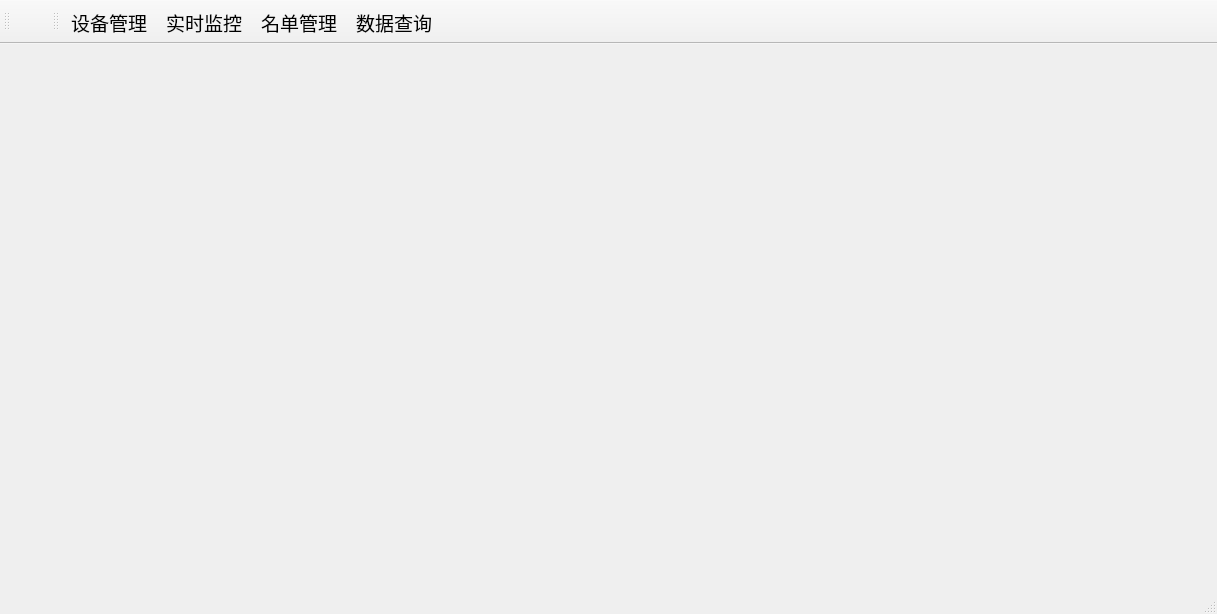
<?xml version="1.0" encoding="UTF-8"?>
<ui version="4.0">
 <class>MainWindow</class>
 <widget class="QMainWindow" name="MainWindow">
  <property name="geometry">
   <rect>
    <x>0</x>
    <y>0</y>
    <width>1217</width>
    <height>614</height>
   </rect>
  </property>
  <property name="windowTitle">
   <string>人脸识别门禁管理系统</string>
  </property>
  <property name="tabShape">
   <enum>QTabWidget::Triangular</enum>
  </property>
  <widget class="QWidget" name="centralWidget"/>
  <widget class="QMenuBar" name="menuBar">
   <property name="geometry">
    <rect>
     <x>0</x>
     <y>0</y>
     <width>1217</width>
     <height>26</height>
    </rect>
   </property>
  </widget>
  <widget class="QToolBar" name="mainToolBar">
   <attribute name="toolBarArea">
    <enum>TopToolBarArea</enum>
   </attribute>
   <attribute name="toolBarBreak">
    <bool>false</bool>
   </attribute>
   <addaction name="logo"/>
  </widget>
  <widget class="QStatusBar" name="statusBar"/>
  <widget class="QToolBar" name="toolBar">
   <property name="font">
    <font>
     <family>Agency FB</family>
     <pointsize>14</pointsize>
     <weight>50</weight>
     <bold>false</bold>
    </font>
   </property>
   <property name="mouseTracking">
    <bool>true</bool>
   </property>
   <property name="windowTitle">
    <string>toolBar</string>
   </property>
   <property name="iconSize">
    <size>
     <width>60</width>
     <height>60</height>
    </size>
   </property>
   <property name="floatable">
    <bool>false</bool>
   </property>
   <attribute name="toolBarArea">
    <enum>TopToolBarArea</enum>
   </attribute>
   <attribute name="toolBarBreak">
    <bool>false</bool>
   </attribute>
   <addaction name="DeviceSet"/>
   <addaction name="video"/>
   <addaction name="FaceLib"/>
   <addaction name="AccessRecord"/>
  </widget>
  <action name="video">
   <property name="checkable">
    <bool>true</bool>
   </property>
   <property name="text">
    <string>实时监控</string>
   </property>
   <property name="toolTip">
    <string>实时监控</string>
   </property>
  </action>
  <action name="FaceLib">
   <property name="checkable">
    <bool>true</bool>
   </property>
   <property name="text">
    <string>名单管理</string>
   </property>
   <property name="toolTip">
    <string>名单管理</string>
   </property>
   <property name="font">
    <font>
     <family>Agency FB</family>
     <pointsize>14</pointsize>
    </font>
   </property>
  </action>
  <action name="DeviceSet">
   <property name="checkable">
    <bool>true</bool>
   </property>
   <property name="text">
    <string>设备管理</string>
   </property>
   <property name="toolTip">
    <string>设备管理</string>
   </property>
  </action>
  <action name="AccessRecord">
   <property name="checkable">
    <bool>true</bool>
   </property>
   <property name="text">
    <string>数据查询</string>
   </property>
   <property name="toolTip">
    <string>数据查询</string>
   </property>
  </action>
  <action name="logo">
   <property name="icon">
    <iconset>
     <normaloff>C:/Users/ASUS/Desktop/川大logo.png</normaloff>C:/Users/ASUS/Desktop/川大logo.png</iconset>
   </property>
   <property name="text">
    <string/>
   </property>
  </action>
 </widget>
 <layoutdefault spacing="6" margin="11"/>
 <resources/>
 <connections>
  <connection>
   <sender>video</sender>
   <signal>triggered()</signal>
   <receiver>MainWindow</receiver>
   <slot>setFocus()</slot>
   <hints>
    <hint type="sourcelabel">
     <x>-1</x>
     <y>-1</y>
    </hint>
    <hint type="destinationlabel">
     <x>608</x>
     <y>306</y>
    </hint>
   </hints>
  </connection>
 </connections>
</ui>
